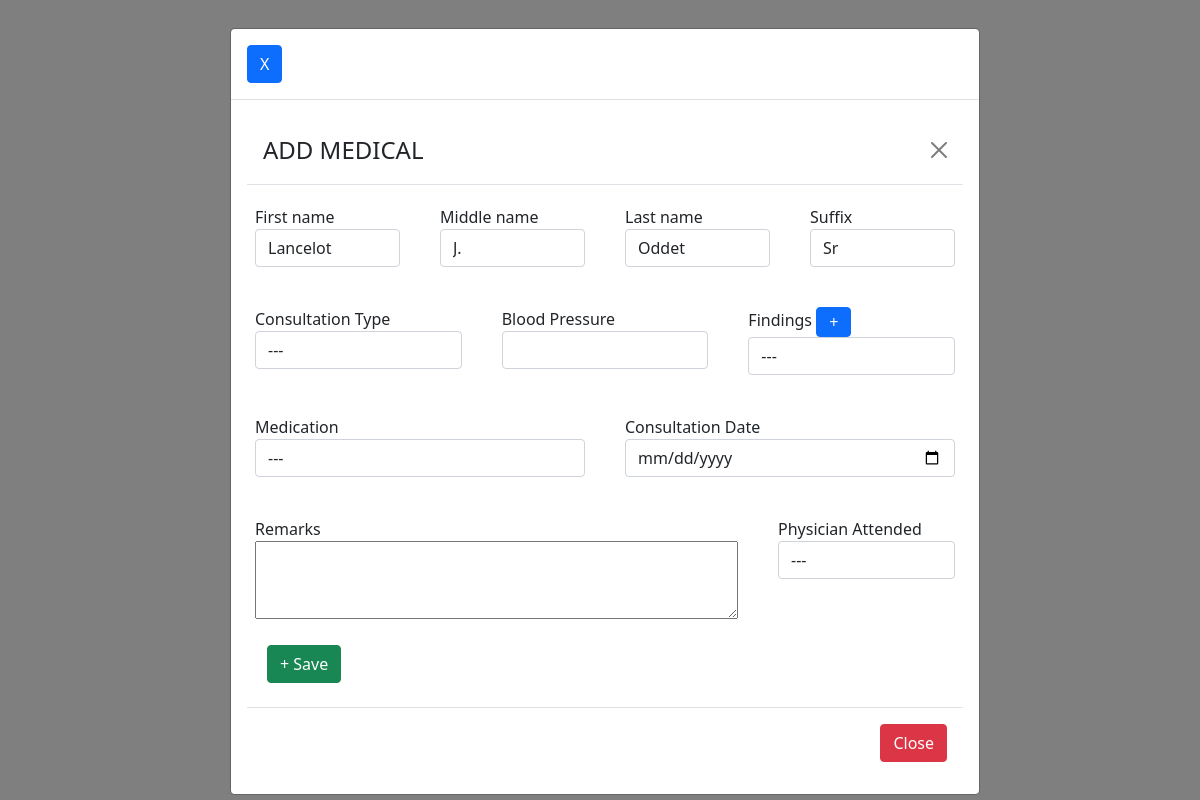
Screenshot of /addmed.php?id=13 with the database file from the repository.
### tables this page shows
CREATE TABLE `medical_records` (
  `id` int(11) NOT NULL,
  `med_id` varchar(11) NOT NULL,
  `f_name` varchar(255) NOT NULL,
  `m_name` varchar(255) NOT NULL,
  `l_name` varchar(255) NOT NULL,
  `suffix` varchar(255) NOT NULL,
  `consult_type` varchar(255) NOT NULL,
  `blood_pressure` varchar(255) NOT NULL,
  `findings` varchar(255) NOT NULL,
  `medication` varchar(255) NOT NULL,
  `consult_date` varchar(255) NOT NULL,
  `remarks` varchar(255) NOT NULL,
  `phy` varchar(255) NOT NULL,
  `access` varchar(255) NOT NULL
);

### clinicclass.php (called while the page is built, shortened)
<?php
class Clinic
{
    private $server = "mysql:host=localhost;dbname=db_clinic";
    private $user = "root";
    private $pass = "";
    private $options = array(PDO::ATTR_ERRMODE => PDO::ERRMODE_EXCEPTION, PDO::ATTR_DEFAULT_FETCH_MODE => PDO::FETCH_ASSOC);
    public function openConnection()
    {
        try {
            $this->con = new PDO($this->server, $this->user, $this->pass, $this->options);
            return $this->con;
        } catch (PDOException $e) {
            echo "There is an error in the connection" . $e->getMessage();
        }
    }
    public function select_single_record($id){
        $connection = $this->openConnection();
        $stmt = $connection->prepare("SELECT * FROM medical_records WHERE med_id = ?");
        $stmt->execute([$id]);
        $record = $stmt->fetch();
        $total = $stmt->rowCount();
        if($total > 0) {
            return $record;
        } else {
            return FALSE;
        }
    }
}
?>

### addmed.php (the view, shortened to what this page needs)
<?php
require_once('clinicclass.php');
$id = $_GET['id'];
$record = $clinic->select_single_record($id);
?>
<!DOCTYPE html>
<html lang="en">
<head>
    <link href="https://cdn.jsdelivr.net/npm/bootstrap@5.0.2/dist/css/bootstrap.min.css" rel="stylesheet">
</head>
<body>
    <div id="myModal" class="modal fade">
        <div class="modal-dialog">
            <div class="modal-content" style="margin-left:-120px;width: 150%;">
                <div class="modal-header">
                    <button type="button" class="btn btn-primary"><a href="medical.php" style="color: white;text-decoration: none;">X</a></button>
                </div>
                <div class="modal-body">
                <div class="modal-header">
                    <h4 class="modal-title">ADD MEDICAL</h4>
                    <button type="button" class="btn-close" data-bs-dismiss="modal"></button>
                </div>
                <form method="POST">
                    <div class="row">
                        <div class="col" style="padding: 20px;">
                            <label for="">First name</label>
                            <input type="text" class="form-control" name="f_name" id="addf_name" value="<?= $record['f_name']?>">
                        </div>
                        <div class="col" style="padding: 20px;">
                            <label for="">Middle name</label>
                            <input type="text" class="form-control" name="m_name" id="addm_name" value="<?= $record['m_name']?>">
                        </div>
                        <div class="col" style="padding: 20px;">
                            <label for="">Last name</label>
                            <input type="text" class="form-control" name="l_name" id="addl_name" value="<?= $record['l_name']?>">
                        </div>
                        <div class="col" style="padding: 20px;">
                            <label for="">Suffix</label>
                            <input type="text" class="form-control" name="suffix" id="addsuffix" value="<?= $record['suffix']?>">
                        </div>
                    </div>
                    <div class="row">
                        <div class="col" style="padding: 20px;">
                            <label for="">Consultation Type</label>
                            <select name="consult_type" id="consult_type" class="form-control">
                                <option value="">---</option>
                            </select>
                        </div>
                        <div class="col" style="padding: 20px;">
                            <label for="">Blood Pressure</label>
                            <input type="text" class="form-control" name="blood_pressure" id="blood_pressure">
                        </div>
                        <div class="col" style="padding: 20px;">
                            <label for="">Findings</label> <button class="btn btn-primary addfindings" type="button" style="padding-top: 2px;padding-bottom:2px">+</button>
                            <select name="findings" id="findings" class="form-control">
                            <option value="---">---</option>
                            </select>
                        </div>
                    </div>
                    <div class="row">
                        <div class="col" style="padding: 20px;">
                            <label for="">Medication</label>
                            <select name="medication" id="medication" class="form-control">
                                <option value="">---</option>
                            </select>
                        </div>
                        <div class="col" style="padding: 20px;">
                            <label for="">Consultation Date</label>
                            <input type="date" name="consult_date" class="form-control">
                        </div>
                    </div>
                    <div class="row">
                        <div class="col" style="padding: 20px;">
                            <label for="">Remarks</label><br>
                            <textarea name="remarks" id="" cols="50" rows="3"></textarea>
                        </div>
                        <div class="col" style="padding: 20px;">
                            <label for="">Physician Attended</label><br>
                            <select name="phy" id="phy" class="form-control">
                                <option value="">---</option>
                            </select>
                        </div>
                    </div>
                    <button type="submit" style="margin-left:20px" name="add_mul_medical" class="btn btn-success" data-bs-dismiss="modal">+ Save</button>
                    <br><br>
                </form>
                <div class="modal-footer">
                    <button type="button" class="btn btn-danger"><a href="medical.php" style="color: white;text-decoration:none">Close</a></button>
                </div>
                </div>
</body>
</html>

### rows the page displays
medical_records: f_name "Lancelot", m_name "J.", l_name "Oddet", suffix "Sr"
